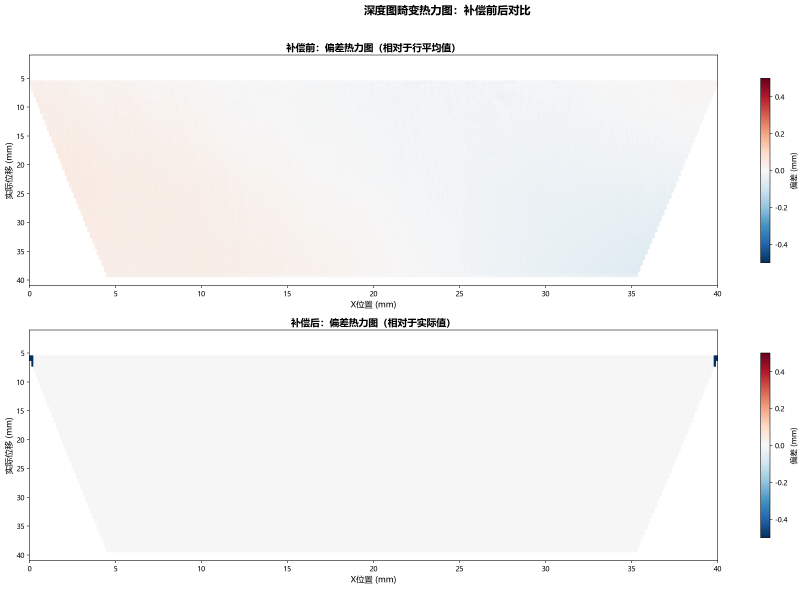
#> input picture sonmereport/distortion_heatmap.png, 2411 x 1768 px (shown at 1/3 size)
$ python repeatability_calc.py --dir ../sonmereport
#> lines starting #> are read from the running program, lines starting #| are printed output that depends on the picture; long printed decimals are rounded
### compcodeultimate/utils.py
# -*- coding: utf-8 -*-
"""
工具模块 - 整合数据读取、单位转换、ROI处理等基础功能
支持中文路径
"""

import os
import sys
import csv
import numpy as np
from PIL import Image
from pathlib import Path
from config import OFFSET, SCALE_FACTOR, INVALID_VALUE, ROI_X, ROI_Y, ROI_WIDTH, ROI_HEIGHT

# Windows系统中文路径支持
if sys.platform == 'win32':
    import locale
    try:
        locale.setlocale(locale.LC_ALL, '')
    except:
        pass


# ==================== 单位转换 ====================

# [48 lines left out: functions gray_to_mm, mm_to_gray, not called in this run]


# ==================== 数据读取 ====================

def read_depth_image(image_path):
    """
    读取16位深度图像（支持中文路径）
    """
    # 使用 Path 处理中文路径
    image_path = str(Path(image_path))
    image = Image.open(image_path)
    return np.array(image, dtype=np.uint16)


# [79 lines left out: functions save_depth_image, parse_csv, get_image_files, not called in this run]


# ==================== ROI处理 ====================

def get_roi(depth_array, x=None, y=None, width=None, height=None):
    """
    提取ROI区域，如果参数为None则使用config中的配置
    如果width或height为-1，则返回整个图像
    """
    x = x if x is not None else ROI_X
    y = y if y is not None else ROI_Y
    width = width if width is not None else ROI_WIDTH
    height = height if height is not None else ROI_HEIGHT

    # 使用整个图像
    if width == -1 and height == -1:
        return depth_array

    img_height, img_width = depth_array.shape
    x_start = max(0, x)
    y_start = max(0, y)
    x_end = img_width if width == -1 else min(img_width, x + width)
    y_end = img_height if height == -1 else min(img_height, y + height)

    return depth_array[y_start:y_end, x_start:x_end]


def get_valid_pixels(array):
    """
    获取有效像素（排除无效值）
    返回: valid_pixels, valid_mask
    """
    valid_mask = (array != INVALID_VALUE)
    valid_pixels = array[valid_mask]
    return valid_pixels, valid_mask


# [124 lines left out: functions calculate_stats, batch_process_images, detect_anomalies, not called in this run]

### compcodeultimate/calibrator.py
# -*- coding: utf-8 -*-
"""
校准模块 - 整合平面拟合、滤波、校准功能
"""

import numpy as np
from scipy.ndimage import median_filter, gaussian_filter
from config import (INVALID_VALUE, MIN_VALID_PIXELS, MIN_VALID_RATIO,
                    OUTLIER_STD_FACTOR, MEDIAN_FILTER_SIZE, GAUSSIAN_FILTER_SIGMA)
from utils import get_valid_pixels


# ==================== 滤波功能 ====================

def filter_outliers(roi_region, std_factor=None):
    """异常值去除（3σ准则）"""
    std_factor = std_factor or OUTLIER_STD_FACTOR
    filtered = roi_region.copy()
    valid_pixels, _ = get_valid_pixels(filtered)

    if valid_pixels.size == 0:
        return filtered

    mean_val = np.mean(valid_pixels)
    std_val = np.std(valid_pixels)
    lower = mean_val - std_factor * std_val
    upper = mean_val + std_factor * std_val

    outlier_mask = (filtered != INVALID_VALUE) & ((filtered < lower) | (filtered > upper))
    filtered[outlier_mask] = INVALID_VALUE

    return filtered


def apply_median_filter(roi_region, size=None):
    """中值滤波"""
    size = size or MEDIAN_FILTER_SIZE
    valid_mask = (roi_region != INVALID_VALUE)

    if not np.any(valid_mask):
        return roi_region

    # 🔥 关键修复：用有效像素的平均值填充，而不是0
    temp = roi_region.copy()
    valid_mean = temp[valid_mask].mean()
    temp[~valid_mask] = valid_mean

    # 应用中值滤波
    filtered = median_filter(temp, size=size)

    # 恢复无效值
    filtered[~valid_mask] = INVALID_VALUE
    return filtered.astype(np.uint16)


def apply_gaussian_filter(roi_region, sigma=None):
    """高斯滤波"""
    sigma = sigma or GAUSSIAN_FILTER_SIGMA
    valid_mask = (roi_region != INVALID_VALUE)

    if not np.any(valid_mask):
        return roi_region

    # 🔥 关键修复：用有效像素的平均值填充，而不是0
    temp = roi_region.copy().astype(np.float32)
    valid_mean = temp[valid_mask].mean()
    temp[~valid_mask] = valid_mean

    # 应用高斯滤波
    filtered = gaussian_filter(temp, sigma=sigma)

    # 恢复无效值
    filtered[~valid_mask] = INVALID_VALUE
    return np.round(filtered).astype(np.uint16)


def apply_filters(roi_region, use_outlier=True, use_median=True, use_gaussian=True,
                  std_factor=None, median_size=None, gaussian_sigma=None):
    """
    应用组合滤波

    参数:
        roi_region: ROI区域数组
        use_outlier: 是否使用异常值去除
        use_median: 是否使用中值滤波
        use_gaussian: 是否使用高斯滤波
        std_factor: 异常值阈值（σ倍数），None则使用config默认值
        median_size: 中值滤波窗口大小，None则使用config默认值
        gaussian_sigma: 高斯滤波σ，None则使用config默认值
    """
    filtered = roi_region.copy()

    if use_outlier:
        filtered = filter_outliers(filtered, std_factor=std_factor)
    if use_median:
        filtered = apply_median_filter(filtered, size=median_size)
    if use_gaussian:
        filtered = apply_gaussian_filter(filtered, sigma=gaussian_sigma)

    return filtered


# ==================== 平面拟合 ====================

def fit_plane(roi_region):
    """
    拟合平面: z = ax + by + c
    返回: (a, b, c)
    """
    valid_pixels, valid_mask = get_valid_pixels(roi_region)

    if valid_pixels.size < MIN_VALID_PIXELS:
        raise ValueError(f"有效像素不足: {valid_pixels.size} < {MIN_VALID_PIXELS}")

    # 获取有效像素的坐标
    height, width = roi_region.shape
    y_indices, x_indices = np.where(valid_mask)
    z_values = roi_region[valid_mask].astype(np.float64)

    # 构建矩阵 A: [x, y, 1]
    A = np.column_stack([x_indices, y_indices, np.ones(len(x_indices))])

    # 最小二乘法求解
    params, _, _, _ = np.linalg.lstsq(A, z_values, rcond=None)

    return tuple(params)


def calculate_deviation(roi_region, plane_params):
    """
    计算每个像素相对平面的偏差
    """
    a, b, c = plane_params
    height, width = roi_region.shape
    y_indices, x_indices = np.meshgrid(np.arange(height), np.arange(width), indexing='ij')

    # 计算拟合平面的z值
    plane_z = a * x_indices + b * y_indices + c

    # 计算偏差
    deviation = roi_region.astype(np.float32) - plane_z

    return deviation


def calibrate(roi_region, plane_params):
    """
    平面校准：去除倾斜，保留偏差
    """
    deviation = calculate_deviation(roi_region, plane_params)

    # 校准后 = 偏差 + 平面常数项
    calibrated = deviation + plane_params[2]

    # 保留无效值（使用原始ROI判断）
    calibrated[roi_region == INVALID_VALUE] = INVALID_VALUE

    # 🔥 关键：返回float32类型，保留负值
    return calibrated.astype(np.float32)


def calculate_flatness(roi_region, plane_params):
    """
    计算平面度（最大偏差 - 最小偏差）
    """
    deviation = calculate_deviation(roi_region, plane_params)
    valid_deviation = deviation[roi_region != INVALID_VALUE]

    if valid_deviation.size == 0:
        return None

    return valid_deviation.max() - valid_deviation.min()


# ==================== 完整校准流程 ====================

def calibrate_image(roi_region, apply_filter=True, **filter_kwargs):
    """
    完整的图像校准流程

    参数:
        roi_region: ROI区域数组
        apply_filter: 是否应用滤波
        filter_kwargs: 滤波参数

    返回:
        dict: {
            'success': bool,
            'plane_params': tuple,
            'flatness': float,
            'calibrated_roi': ndarray,
            'deviation': ndarray,
            'filtered_roi': ndarray  # 如果应用了滤波
        }
    """
    # 1. 应用滤波（可选）
    processed_roi = apply_filters(roi_region, **filter_kwargs) if apply_filter else roi_region.copy()

    # 2. 检查有效像素
    valid_pixels, _ = get_valid_pixels(processed_roi)
    valid_ratio = valid_pixels.size / roi_region.size

    if valid_pixels.size < MIN_VALID_PIXELS or valid_ratio < MIN_VALID_RATIO:
        return {
            'success': False,
            'reason': f'有效像素不足: {valid_pixels.size} ({valid_ratio*100:.2f}%)'
        }

    # 3. 平面拟合
    try:
        plane_params = fit_plane(processed_roi)
    except ValueError as e:
        return {'success': False, 'reason': str(e)}

    # 4. 计算平面度
    flatness = calculate_flatness(processed_roi, plane_params)

    # 5. 平面校准
    calibrated_roi = calibrate(processed_roi, plane_params)
    deviation = calculate_deviation(processed_roi, plane_params)

    result = {
        'success': True,
        'plane_params': plane_params,
        'flatness': flatness,
        'calibrated_roi': calibrated_roi,
        'deviation': deviation
    }

    if apply_filter:
        result['filtered_roi'] = processed_roi

    return result

### compcodeultimate/repeatability_calc.py
# -*- coding: utf-8 -*-
"""
重复精度计算模块
计算深度图的Y-Z重复精度
支持ROI区域设置
"""

import os
import sys
import numpy as np
from pathlib import Path
from datetime import datetime

# 确保支持中文路径
if sys.platform == 'win32':
    import locale
    locale.setlocale(locale.LC_ALL, '')

from config import OFFSET, SCALE_FACTOR, INVALID_VALUE, FILTER_ENABLED
from utils import read_depth_image, get_roi, get_valid_pixels
from calibrator import calibrate_image


def gray_to_mm(gray_value, offset=None, scale_factor=None):
    """
    灰度值转换为毫米
    公式: y(mm) = (x - offset) * scale_factor / 1000

    参数:
        gray_value: 灰度值（标量或数组）
        offset: 偏移量（默认使用config中的OFFSET）
        scale_factor: 缩放因子（默认使用config中的SCALE_FACTOR）
    """
    if offset is None:
        offset = OFFSET
    if scale_factor is None:
        scale_factor = SCALE_FACTOR

    if isinstance(gray_value, np.ndarray):
        gray_float = gray_value.astype(np.float64)
        return ((gray_float - offset) * scale_factor) / 1000.0

    if gray_value is None or gray_value == INVALID_VALUE:
        return None
    return ((gray_value - offset) * scale_factor) / 1000.0


def calculate_repeatability(image_dir, output_path=None, use_filter=True,
                            roi_config=None, calc_mode='mean',
                            depth_offset=None, depth_scale_factor=None):
    """
    计算重复精度

    参数:
        image_dir: 图像目录（包含多张同一位置的深度图）
        output_path: 结果输出路径（可选）
        use_filter: 是否使用滤波
        roi_config: ROI配置字典
            - x: ROI起始X坐标
            - y: ROI起始Y坐标
            - width: ROI宽度（-1表示到图像边缘）
            - height: ROI高度（-1表示到图像边缘）
        calc_mode: 计算模式
            - 'mean': 使用ROI区域平均值计算重复精度
            - 'pixel': 逐像素计算重复精度后取平均
        depth_offset: 深度转换偏移量（默认使用config中的OFFSET）
        depth_scale_factor: 深度转换缩放因子（默认使用config中的SCALE_FACTOR）

    返回:
        dict: 重复精度计算结果
    """
    # 默认ROI配置
    if roi_config is None:
        roi_config = {'x': 0, 'y': 0, 'width': -1, 'height': -1}

    # 默认深度转换系数
    if depth_offset is None:
        depth_offset = OFFSET
    if depth_scale_factor is None:
        depth_scale_factor = SCALE_FACTOR

    print("=" * 60)
    print("Y-Z重复精度计算工具")
    print("=" * 60)

    # 使用 Path 处理中文路径
    image_dir = str(Path(image_dir))

    print(f"\n图像目录: {image_dir}")
    print(f"滤波: {'启用' if use_filter else '禁用'}")
    print(f"计算模式: {'区域平均值' if calc_mode == 'mean' else '逐像素'}")
    print(f"深度转换: 偏移量={depth_offset}, 缩放因子={depth_scale_factor}")

    # 显示ROI信息
    if roi_config['width'] == -1 and roi_config['height'] == -1 and roi_config['x'] == 0 and roi_config['y'] == 0:
        print(f"ROI: 使用全部图像")
    else:
        roi_desc = f"ROI: X=[{roi_config['x']}, {'边缘' if roi_config['width']==-1 else roi_config['x']+roi_config['width']}], "
        roi_desc += f"Y=[{roi_config['y']}, {'边缘' if roi_config['height']==-1 else roi_config['y']+roi_config['height']}]"
        print(roi_desc)

    # 获取所有图像文件（支持PNG和TIF格式）
    image_dir_path = Path(image_dir)
    image_files = []
    for pattern in ['*.png', '*.PNG', '*.tif', '*.TIF', '*.tiff', '*.TIFF']:
        image_files.extend(image_dir_path.glob(pattern))
    image_files = list(set([str(f.resolve()) for f in image_files]))  # 去重

    # 自然排序（按文件名中的数字）
    import re
    def extract_number(path):
        name = Path(path).stem
        numbers = re.findall(r'\d+', name)
        return int(numbers[-1]) if numbers else 0
    png_files = sorted(image_files, key=extract_number)

    if not png_files:
        raise FileNotFoundError(f"未找到图像文件(PNG/TIF): {image_dir}")

    print(f"\n找到 {len(png_files)} 张图像")

    if len(png_files) < 2:
        raise ValueError("至少需要2张图像才能计算重复精度")

    # 处理每张图像
    image_values = []  # 每张图像的平均深度值(mm)
    image_stats = []   # 每张图像的统计信息
    all_valid_pixels_mm = []  # 所有图像的有效像素（用于逐像素计算）

    print("\n处理图像:")
    print("-" * 60)

    first_roi_shape = None

    for i, png_path in enumerate(png_files, 1):
        filename = os.path.basename(png_path)

        depth_array = read_depth_image(png_path)

        # 提取ROI
        roi = get_roi(depth_array,
                      x=roi_config['x'],
                      y=roi_config['y'],
                      width=roi_config['width'],
                      height=roi_config['height'])

        # 记录ROI尺寸
        if first_roi_shape is None:
            first_roi_shape = roi.shape
            print(f"ROI尺寸: {roi.shape[1]} x {roi.shape[0]} 像素")

        # 滤波处理
        if use_filter:
            result = calibrate_image(roi, apply_filter=True)
            if result['success']:
                roi = result['calibrated_roi']

        # 获取有效像素
        valid_pixels, valid_mask = get_valid_pixels(roi)

        if valid_pixels.size == 0:
            print(f"[{i}] {filename} - 跳过（无有效像素）")
            continue

        # 转换为毫米
        valid_pixels_mm = gray_to_mm(valid_pixels, offset=depth_offset, scale_factor=depth_scale_factor)

        # 计算统计信息
        mean_mm = np.mean(valid_pixels_mm)
        std_mm = np.std(valid_pixels_mm)
        min_mm = np.min(valid_pixels_mm)
        max_mm = np.max(valid_pixels_mm)
        valid_count = valid_pixels.size
        valid_ratio = valid_count / roi.size * 100

        image_values.append(mean_mm)
        image_stats.append({
            'filename': filename,
            'mean': mean_mm,
            'std': std_mm,
            'min': min_mm,
            'max': max_mm,
            'valid_count': valid_count,
            'valid_ratio': valid_ratio
        })

        # 保存所有有效像素（用于逐像素分析）
        all_valid_pixels_mm.append(valid_pixels_mm)

        print(f"[{i}] {filename}: 平均={mean_mm:.6f}mm, 标准差={std_mm:.6f}mm, 有效像素={valid_ratio:.1f}%")

    print("-" * 60)
    print(f"有效图像: {len(image_values)} / {len(png_files)}")

    if len(image_values) < 2:
        raise ValueError("有效图像数量不足，无法计算重复精度")

    # 转换为numpy数组
    image_values_arr = np.array(image_values)

    # ==================== 计算重复精度 ====================
    print("\n" + "=" * 60)
    print("重复精度计算结果")
    print("=" * 60)

    # 基于图像平均值的重复精度
    overall_mean = np.mean(image_values_arr)
    overall_std = np.std(image_values_arr, ddof=1)  # 使用样本标准差

    # 重复精度指标
    repeatability_1sigma = overall_std
    repeatability_3sigma = 3 * overall_std
    repeatability_6sigma = 6 * overall_std

    # 极差（最大值-最小值）
    peak_to_peak = np.max(image_values_arr) - np.min(image_values_arr)

    print(f"\n【基于区域平均值的重复精度】")
    print(f"  图像数量: {len(image_values)}")
    print(f"  平均深度: {overall_mean:.6f} mm")
    print(f"  标准差(1σ): {repeatability_1sigma:.6f} mm ({repeatability_1sigma*1000:.3f} μm)")
    print(f"  重复精度(±3σ): ±{repeatability_3sigma:.6f} mm (±{repeatability_3sigma*1000:.3f} μm)")
    print(f"  重复精度(6σ): {repeatability_6sigma:.6f} mm ({repeatability_6sigma*1000:.3f} μm)")
    print(f"  极差(Peak-to-Peak): {peak_to_peak:.6f} mm ({peak_to_peak*1000:.3f} μm)")

    # 计算逐像素的统计（如果所有图像有效像素数相同）
    pixel_repeatability = None
    if calc_mode == 'pixel' and len(set(len(p) for p in all_valid_pixels_mm)) == 1:
        # 将所有图像的像素值堆叠成矩阵 (num_images, num_pixels)
        pixel_matrix = np.vstack(all_valid_pixels_mm)

        # 计算每个像素位置的标准差
        pixel_stds = np.std(pixel_matrix, axis=0, ddof=1)

        pixel_repeatability = {
            'mean_std': np.mean(pixel_stds),
            'max_std': np.max(pixel_stds),
            'min_std': np.min(pixel_stds),
            'median_std': np.median(pixel_stds)
        }

        print(f"\n【逐像素重复精度分析】")
        print(f"  像素数量: {pixel_matrix.shape[1]}")
        print(f"  平均标准差: {pixel_repeatability['mean_std']:.6f} mm ({pixel_repeatability['mean_std']*1000:.3f} μm)")
        print(f"  最大标准差: {pixel_repeatability['max_std']:.6f} mm ({pixel_repeatability['max_std']*1000:.3f} μm)")
        print(f"  最小标准差: {pixel_repeatability['min_std']:.6f} mm ({pixel_repeatability['min_std']*1000:.3f} μm)")
        print(f"  中位数标准差: {pixel_repeatability['median_std']:.6f} mm ({pixel_repeatability['median_std']*1000:.3f} μm)")

    # 计算图像间的噪声指标
    avg_intra_image_std = np.mean([s['std'] for s in image_stats])

    print(f"\n【图像内部噪声】")
    print(f"  平均图像内标准差: {avg_intra_image_std:.6f} mm ({avg_intra_image_std*1000:.3f} μm)")

    # 构建结果
    result = {
        'image_dir': image_dir,
        'num_images': len(image_values),
        'roi_config': roi_config,
        'roi_shape': first_roi_shape,
        'use_filter': use_filter,
        'calc_mode': calc_mode,
        'depth_offset': depth_offset,
        'depth_scale_factor': depth_scale_factor,

        # 主要指标
        'mean_depth': overall_mean,
        'std_1sigma': repeatability_1sigma,
        'repeatability_3sigma': repeatability_3sigma,
        'repeatability_6sigma': repeatability_6sigma,
        'peak_to_peak': peak_to_peak,

        # 图像内噪声
        'avg_intra_image_std': avg_intra_image_std,

        # 逐像素分析
        'pixel_repeatability': pixel_repeatability,

        # 详细数据
        'image_values': image_values,
        'image_stats': image_stats
    }

    # 保存结果
    if output_path:
        output_path = str(Path(output_path))
        save_repeatability_result(result, output_path)
        print(f"\n结果已保存: {output_path}")

    print("\n" + "=" * 60)
    print("计算完成！")
    print("=" * 60)

    return result


# [71 lines left out: function save_repeatability_result, not called in this run]


def main():
    """命令行入口"""
    import argparse

    parser = argparse.ArgumentParser(
        description='Y-Z重复精度计算工具',
        formatter_class=argparse.RawDescriptionHelpFormatter,
        epilog='''
示例:
  # 计算重复精度
  python repeatability_calc.py -d ../测试数据/repeatability_test

  # 指定ROI区域
  python repeatability_calc.py -d test_data --roi 100,100,500,400

  # 禁用滤波
  python repeatability_calc.py -d test_data --no-filter
        '''
    )

    parser.add_argument('-d', '--dir', required=True,
                        help='图像目录（包含多张PNG图像）')
    parser.add_argument('-o', '--output', default=None,
                        help='结果输出文件路径（可选）')
    parser.add_argument('--roi', default=None,
                        help='ROI区域: x,y,width,height（-1表示到边缘）')
    parser.add_argument('--no-filter', action='store_true',
                        help='禁用滤波处理')
    parser.add_argument('--pixel-mode', action='store_true',
                        help='使用逐像素分析模式')

    args = parser.parse_args()

    # 解析ROI参数
    roi_config = None
    if args.roi:
        parts = [int(x) for x in args.roi.split(',')]
        if len(parts) == 4:
            roi_config = {'x': parts[0], 'y': parts[1], 'width': parts[2], 'height': parts[3]}

    try:
        calculate_repeatability(
            image_dir=args.dir,
            output_path=args.output,
            use_filter=not args.no_filter,
            roi_config=roi_config,
            calc_mode='pixel' if args.pixel_mode else 'mean'
        )
#> in read_depth_image, image is the input picture: PIL image 2411x1768 RGBA; mean R, G, B, A 246.1, 245.4, 245.3, 255
#| ROI尺寸: 2411 x 1768 像素
#> in filter_outliers, `mean_val = np.mean(valid_pixels)`: mean_val = 248
#> in filter_outliers, `std_val = np.std(valid_pixels)`: std_val = 24.97
#> in filter_outliers, `lower = mean_val - std_factor * std_val`: lower = 173.1
#> in filter_outliers, `upper = mean_val + std_factor * std_val`: upper = 322.9
#> in apply_median_filter, `valid_mask = (roi_region != INVALID_VALUE)`:
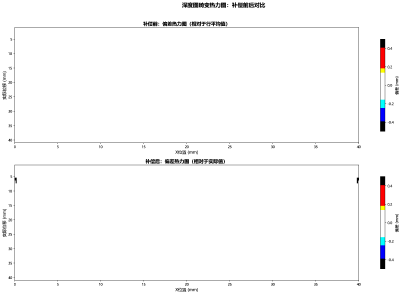
#> valid_mask: shape (1768, 2411, 4) bool (shown at 1/6 size); mean R, G, B, A 0.982, 0.982, 0.982, 1
#> in apply_median_filter, `valid_mean = temp[valid_mask].mean()`: valid_mean = 250.7
#> in apply_median_filter, `temp[~valid_mask] = valid_mean`:
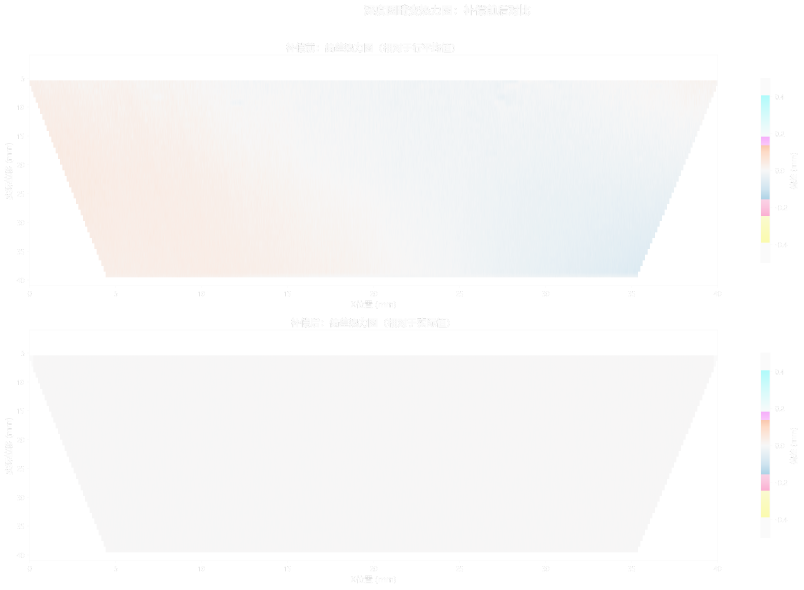
#> temp: shape (1768, 2411, 4) uint16 (shown at 1/3 size); mean R, G, B, A 249.7, 249.2, 249, 255
#> in apply_gaussian_filter, `valid_mean = temp[valid_mask].mean()`: valid_mean = 250.9
#> in calculate_repeatability, `result = calibrate_image(roi, apply_filter=True)`: result = {'success': False, 'reason': 'too many values to unpack (expected 2)'}
#> in calculate_repeatability, `mean_mm = np.mean(valid_pixels_mm)`: mean_mm = -52.03
#> in calculate_repeatability, `std_mm = np.std(valid_pixels_mm)`: std_mm = 0.0399
#> in calculate_repeatability, `min_mm = np.min(valid_pixels_mm)`: min_mm = -52.43
#> in calculate_repeatability, `max_mm = np.max(valid_pixels_mm)`: max_mm = -52.02
#| [1] distortion_heatmap.png: 平均=-52.032061mm, 标准差=0.039949mm, 有效像素=100.0%
#| 有效图像: 3 / 3
#> in calculate_repeatability, `image_values_arr = np.array(image_values)`: image_values_arr = [-52.03, -2.07, -52.04]
#> in calculate_repeatability, `overall_mean = np.mean(image_values_arr)`: overall_mean = -35.38
#> in calculate_repeatability, `overall_std = np.std(image_values_arr, ddof=1)`: overall_std = 28.85
#> in calculate_repeatability, `repeatability_3sigma = 3 * overall_std`: repeatability_3sigma = 86.54
#> in calculate_repeatability, `repeatability_6sigma = 6 * overall_std`: repeatability_6sigma = 173.1
#> in calculate_repeatability, `peak_to_peak = np.max(image_values_arr) - np.min(image_values_arr)`: peak_to_peak = 49.97
#|   图像数量: 3
#|   平均深度: -35.382 mm
#|   标准差(1σ): 28.847 mm (28847.227 μm)
#|   重复精度(±3σ): ±86.542 mm (±86541.682 μm)
#|   重复精度(6σ): 173.083 mm (173083.364 μm)
#|   极差(Peak-to-Peak): 49.970 mm (49969.603 μm)
#> in calculate_repeatability, `avg_intra_image_std = np.mean([s['std'] for s in image_stats])`: avg_intra_image_std = 0.345
#|   平均图像内标准差: 0.3448 mm (344.791 μm)
        return 0
    except Exception as e:
        print(f"\n错误: {e}")
        import traceback
        traceback.print_exc()
        return 1


if __name__ == "__main__":
    sys.exit(main())
#> (the program exits here)
